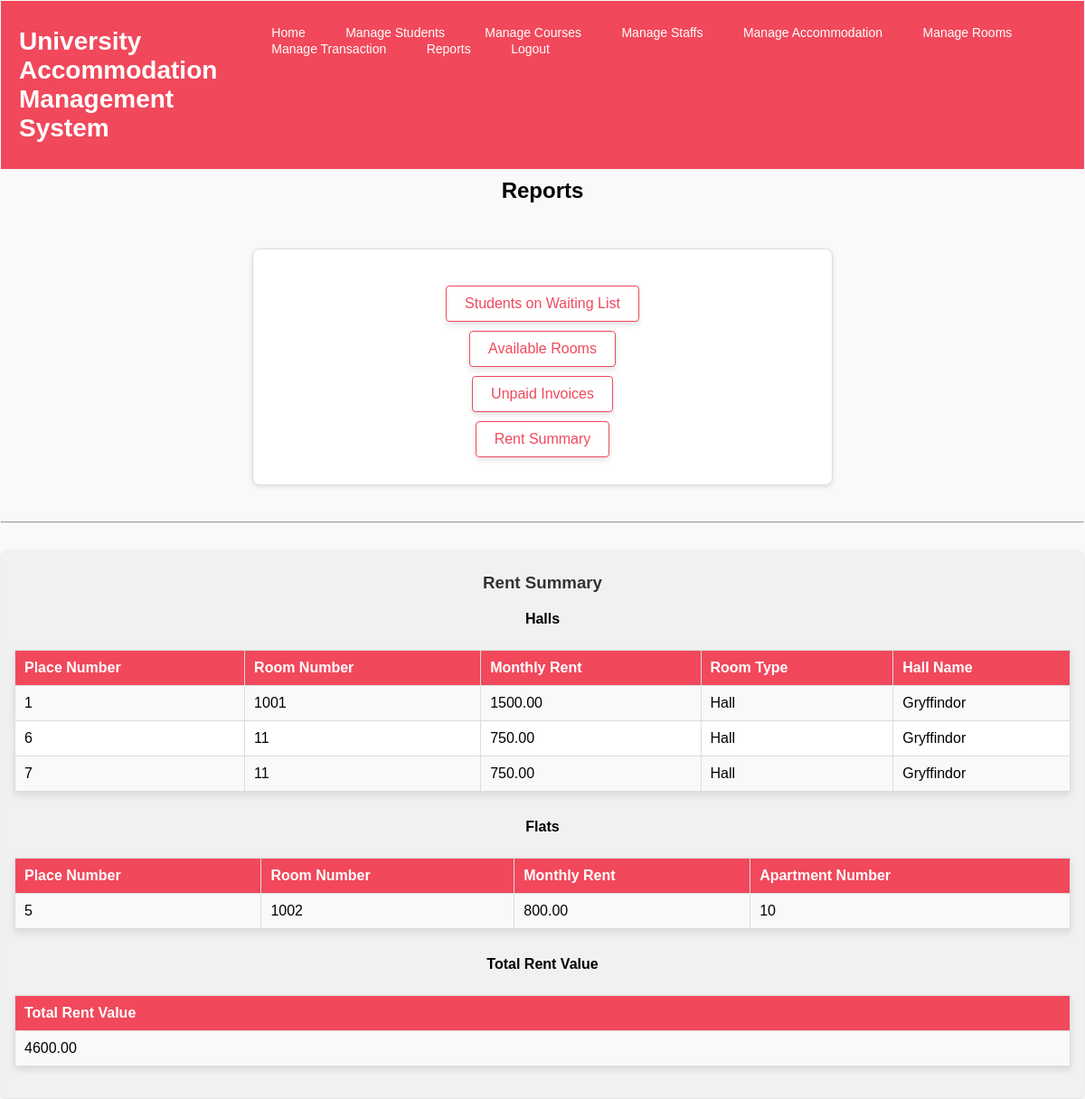
The app's page /pages/reports.php?report=rent_summary (signed in) with its own data.
### tables this page shows
CREATE TABLE `rooms` (
  `place_number` int(11) NOT NULL,
  `room_number` varchar(10) DEFAULT NULL,
  `monthly_rent` decimal(10,2) DEFAULT NULL,
  `room_type` enum('Hall','Flat') DEFAULT NULL,
  `hall_id` int(11) DEFAULT NULL,
  `flat_id` int(11) DEFAULT NULL
);

CREATE TABLE `halls_of_residence` (
  `hall_id` int(11) NOT NULL,
  `name` varchar(100) DEFAULT NULL,
  `address` text DEFAULT NULL,
  `phone_no` varchar(15) DEFAULT NULL,
  `staff_id` int(11) DEFAULT NULL
);

CREATE TABLE `student_flats` (
  `flat_id` int(11) NOT NULL,
  `apartment_number` varchar(50) DEFAULT NULL,
  `address` text DEFAULT NULL,
  `total_bedrooms` int(11) DEFAULT NULL
);

### pages/reports.php (the view, shortened to what this page needs)
<!DOCTYPE html>
<html lang="en">
<head>
</head>
<body>
<?php
include '../includes/db_connect.php';
include '../includes/header.php';
?>
<h2 class="rep-font">Reports</h2>
 <div class="report-container">
    <nav>
        <ul>
            <li><a href="?report=waiting_list">Students on Waiting List</a></li>
            <li><a href="?report=available_rooms">Available Rooms</a></li>
            <li><a href="?report=unpaid_invoices">Unpaid Invoices</a></li>
            <li><a href="?report=rent_summary">Rent Summary</a></li>
        </ul>
    </nav>
 </div>
<hr>
<?php
$report = $_GET['report'] ?? 'waiting_list';
if ($report === 'rent_summary') {
    echo "<div class='report-section'>";
    echo "<h3>Rent Summary</h3>";
echo "<h4>Halls</h4>";
echo "<table>
        <tr>
            <th>Place Number</th>
            <th>Room Number</th>
            <th>Monthly Rent</th>
            <th>Room Type</th>
            <th>Hall Name</th>
        </tr>";
$sql = "SELECT r.place_number, r.room_number, r.monthly_rent, r.room_type, r.hall_id, hr.name AS hall_name
        FROM rooms r
        JOIN halls_of_residence hr ON r.hall_id = hr.hall_id
        WHERE r.room_type = 'Hall'";
$result = $conn->query($sql);
if ($result->num_rows > 0) {
    while ($row = $result->fetch_assoc()) {
        echo "<tr>
                <td>{$row['place_number']}</td>
                <td>{$row['room_number']}</td>
                <td>{$row['monthly_rent']}</td>
                <td>{$row['room_type']}</td>
                <td>{$row['hall_name']}</td>
              </tr>";
    }
} else {
    echo "<tr><td colspan='5'>No halls found</td></tr>";
}
echo "</table>";
    echo "<h4>Flats</h4>";
    echo "<table>
            <tr>
                <th>Place Number</th>
                <th>Room Number</th>
                <th>Monthly Rent</th>
                <th>Apartment Number</th>
            </tr>";
    $sql = "SELECT r.place_number, r.room_number, r.monthly_rent,
                r.room_type, sf.apartment_number AS flat_id
            FROM rooms r
            JOIN student_flats sf ON r.flat_id = sf.flat_id
            WHERE r.room_type = 'Flat'";
    $result = $conn->query($sql);
    if ($result->num_rows > 0) {
        while ($row = $result->fetch_assoc()){
            echo "<tr>
                    <td>{$row['place_number']}</td>
                    <td>{$row['room_number']}</td>
                    <td>{$row['monthly_rent']}</td>
                    <td>{$row['flat_id']}</td>
                  </tr>";
        }
    } else {
        echo "<tr><td colspan='4'>No rooms found</td></tr>";
    }
    echo "</table>";
    echo "<h4>Total Rent Value</h4>";
    echo "<table>
            <tr><th>Total Rent Value</th></tr>";
    $sql = "SELECT SUM(monthly_rent) AS total_rent FROM rooms";
    $result = $conn->query($sql);
    if ($result->num_rows > 0) {
        while ($row = $result->fetch_assoc()){
            echo "<tr><td>{$row['total_rent']}</td></tr>";
        }
    } else {
        echo "<tr><td colspan='1'>No total amount found</td></tr>";
    }
    echo "</table>";
    echo "</div>";
}
?>

### assets/styles.css (style rules this page uses)
body { margin: 1px; }
h3, h2, h4 { margin: 0; padding: 10px 20px; color: white; font-weight: bold; text-align: center; color: black; }
table { width: 80%; margin: 20px auto; border-collapse: collapse; background-color: white; box-shadow: 0 4px 8px rgba(0, 0, 0, 0.1); }
th, td { padding: 12px; text-align: left; border-bottom: 1px solid #ddd; }
th { background-color: #f1485b; color: white; }
nav { margin-top: 20px; }
nav a { text-decoration: none; color: #ffffff; font-size: 14px; margin: 0 5px; }

### pages/reports.php (style rules this page uses)
body { font-family: Arial, sans-serif; background-color: #f9f9f9; margin: 0; }
.rep-font { text-align: center; }
.report-container { background-color: #fff; border: 1px solid #ddd; border-radius: 8px; padding: 20px; margin: 40px auto; width: 80%; max-width: 600px; box-shadow: 0 2px 5px rgba(0, 0, 0, 0.1); }
.report-container nav ul { list-style: none; padding: 0; margin: 0; text-align: center; }
.report-container nav ul li { margin: 10px 0; }
.report-container nav ul li a { text-decoration: none; color: #f1485b; font-size: 1em; padding: 10px 20px; border: 1px solid #f1485b; border-radius: 4px; display: inline-block; transition: all 0.3s ease; background-color: #fff; box-shadow: 0 4px 6px rgba(0, 0, 0, 0.1); }
.report-section { margin-top: 30px; padding: 15px; border-radius: 8px; background-color: #f1f1f1; box-shadow: 0 2px 5px rgba(0, 0, 0, 0.1); }
.report-section h3 { text-align: center; color: #333; }
.report-section table { width: 100%; border-collapse: collapse; margin-top: 15px; }
.report-section table, .report-section th, .report-section td { border: 1px solid #ddd; }
.report-section th, .report-section td { padding: 10px; text-align: left; }
.report-section th { background-color: #f1485b; color: white; }
.report-section tr:nth-child(even) { background-color: #f9f9f9; }

### records on screen
rooms: place_number "1", room_number "1001", monthly_rent "1500.00", room_type "Hall", hall.name "Gryffindor"
rooms: place_number "6", room_number "11", monthly_rent "750.00", room_type "Hall", hall.name "Gryffindor"
rooms: place_number "7", room_number "11", monthly_rent "750.00", room_type "Hall", hall.name "Gryffindor"
rooms: place_number "5", room_number "1002", monthly_rent "800.00", flat.apartment_number "10"

### other values on screen
$row['total_rent'] "4600.00"
